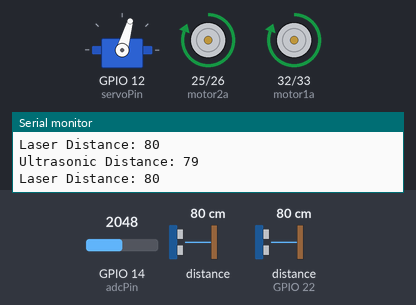
Simulated run of this sketch. Board: ESP32. Shown: servo, motor-driver pin pairs drawn as motors (green arrow = first pin HIGH = forward, orange = second pin HIGH = backward, longer = more drive), the last lines printed to the serial monitor. Wiring (inferred from the names in the program): ultrasonic range finder: trigger GPIO 21; echo GPIO 22. Inputs (shaded band) come from the test bench; at power-on: distance to the obstacle 80 cm, GPIO 14 (adcPin) = 2048, distance to the obstacle (sensor on GPIO 22) 80 cm. The echo pulse lasts 58.3 µs per cm; random numbers use the default seed unless the sketch sets one; nothing arrives over Bluetooth unless stated.

Above: at 1.8 s.
1.9 s: distance to the obstacle (sensor 0) set to 21 cm
3.4 s: distance to the obstacle (sensor 0) set to 17 cm
At 5.3 s:
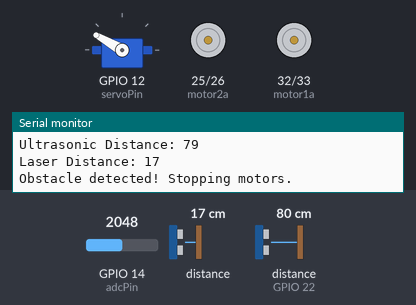
At 7.1 s:
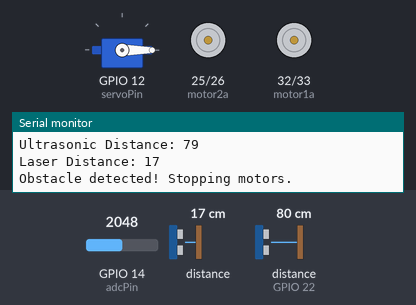
7.5 s: distance to the obstacle (sensor 0) set to 18 cm
At 10.6 s:
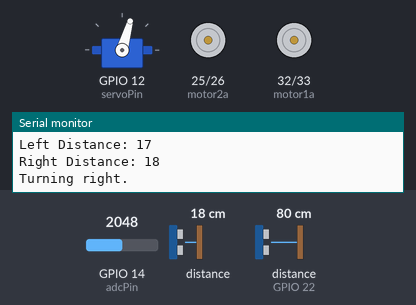
Timing chart, 0 to 16.9 s (numbered marks = the images above; inputs shaded):
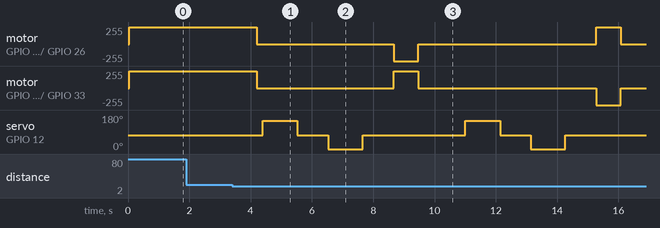

Measured:
- the behaviour switches between 20 and 19 cm on distance to the obstacle (sensor 0) (found by bisection; images 0 and 1)
- after the input at 3.4 s, motor on GPIO 25 (motor2a) / GPIO 26 (motor2b), motor on GPIO 32 (motor1a) / GPIO 33 (motor1b): forward 255/255 → stopped after 0.80 s; servo on GPIO 12 (servoPin): 74° → 150° after 1.0 s, → 74° 1.1 s later, → 0° 1.0 s later

The sketch:

esp32_robot_build.ino
```cpp
/*
  Specialized only for The ESP32 Robot Build

  __________________________________________
 | VL53L0X I2C : SCL = 19 | SDA = 18 | 0x29 |
 |________________________|__________|______|
*/

#include "BluetoothSerial.h"
#include <ESP32Servo.h>
#include <Wire.h>
#include <Adafruit_VL53L0X.h>

#define I2C_SCL 19
#define I2C_SDA 18

#if !defined(CONFIG_BT_ENABLED) || !defined(CONFIG_BLUEDROID_ENABLED)
#error Bluetooth is not enabled! Please run 'make menuconfig' to enable it
#endif

BluetoothSerial SerialBT;
byte bt_data;

Servo myservo;

Adafruit_VL53L0X lox = Adafruit_VL53L0X();
//--------------------------------------------------------------------------------
const int motor1a = 32, motor1b = 33, motor2a = 25, motor2b = 26, servoPin = 12;
const int trigPin = 21, echoPin = 22;
int duration, sonic_distance, laserDist;
int distanceLeft=0, distanceRight=0;
//--------------------------------------------------------------------------------
const int adcPin=14;
const float referenceVoltage=3.3;
const float dividerRatio=1.27;
const float minVoltage=3.0;
const float maxVoltage=4.2;
//--------------------------------------------------------------------------------
void controlMotors(int m1a, int m1b, int m2a, int m2b) {
  digitalWrite(motor1a, m1a);
  digitalWrite(motor1b, m1b);
  digitalWrite(motor2a, m2a);
  digitalWrite(motor2b, m2b);
}

int ultrasonic_distance() {
  digitalWrite(trigPin, HIGH);
  delayMicroseconds(10);
  digitalWrite(trigPin, LOW);
  duration = pulseIn(echoPin, HIGH);
  return (duration * 0.034) / 2;
}

int laser_distance() {
  if (lox.isRangeComplete()) {
    return lox.readRange() / 10;  // Convert to cm
  }
}

int leftsee() {
  myservo.write(150);
  delay(1000);
  distanceLeft = laser_distance();
  delay(100);
  myservo.write(74);  // Reset servo to center
  delay(1000);
  return distanceLeft;
}

int rightsee() {
  myservo.write(0);
  delay(1000);
  distanceRight = laser_distance();
  delay(100);
  myservo.write(74);  // Reset servo to center
  delay(1000);
  return distanceRight;
}

void setup() {
  Serial.begin(115200);
  Wire.begin(I2C_SDA, I2C_SCL);
  SerialBT.begin("samurai_edge");

  //Voltage Reading
  pinMode(adcPin,INPUT);
  analogSetAttenuation(ADC_11db); // Set ADC range to 3.3V

  // Motor driver pins
  pinMode(motor1a, OUTPUT);
  pinMode(motor1b, OUTPUT);
  pinMode(motor2a, OUTPUT);
  pinMode(motor2b, OUTPUT);

  // Servo motor
  myservo.attach(servoPin);
  myservo.write(74);

  // Ultrasonic sensor pins
  pinMode(trigPin, OUTPUT);
  pinMode(echoPin, INPUT);

  // Initialize VL53L0X
  if (!lox.begin()) {
    while (1) delay(1000);  // Halt execution
  }
  lox.startRangeContinuous();
}

void loop() {

  if (SerialBT.available()) {
    bt_data = SerialBT.read();
    Serial.write(bt_data);
  }

  int adcValue=analogRead(adcPin);
  float voltage=(adcValue/4095.0)*referenceVoltage*dividerRatio;
  int voltage_percent=(voltage-minVoltage)/(maxVoltage-minVoltage)*100;

  // Continuously check for obstacles
  sonic_distance = ultrasonic_distance();
  laserDist = laser_distance();

  int random = 1+(rand()%500);

  // Debugging: Print sensor readings
  Serial.print("Ultrasonic Distance: ");
  Serial.println(sonic_distance);
  Serial.print("Laser Distance: ");
  Serial.println(laserDist);

  // Stop and avoid obstacles if detected
  if ((sonic_distance > 0 && sonic_distance < 15 ) || (laserDist > 0 && laserDist < 20)) {
    Serial.println("Obstacle detected! Stopping motors.");
    controlMotors(LOW, LOW, LOW, LOW);
    delay(200);

    // Check distances to the left and right
    int leftdistance = leftsee();
    int rightdistance = rightsee();

    Serial.print("Left Distance: ");
    Serial.println(leftdistance);
    Serial.print("Right Distance: ");
    Serial.println(rightdistance);

    if (leftdistance>=rightdistance) {
      // Turn left
      Serial.println("Turning left.");
      controlMotors(LOW, HIGH, HIGH, LOW);
      delay(800);
    } else {
      // Turn right
      Serial.println("Turning right.");
      controlMotors(HIGH, LOW, LOW, HIGH);
      delay(800);
    }

    // Stop motors after turning
    controlMotors(LOW, LOW, LOW, LOW);
    delay(300);
  }
   else {
        if(random>0 && random<30){
          if(random<=10){
          controlMotors(HIGH, LOW, LOW, HIGH); //right
          delay(100);
          }
          else{
          controlMotors(LOW, HIGH, HIGH, LOW); //left
          delay(100);
          }
        }
        else{
          controlMotors(HIGH, LOW, HIGH, LOW); //forward
        }
      }

  // Send distance data via Bluetooth
  SerialBT.print("Battery Voltage: ");
  SerialBT.print(voltage);
  SerialBT.println(" V");

  SerialBT.print("Battery Percentage: ");
  SerialBT.print(voltage_percent);
  SerialBT.println(" %");

  delay(1000);
}
```
